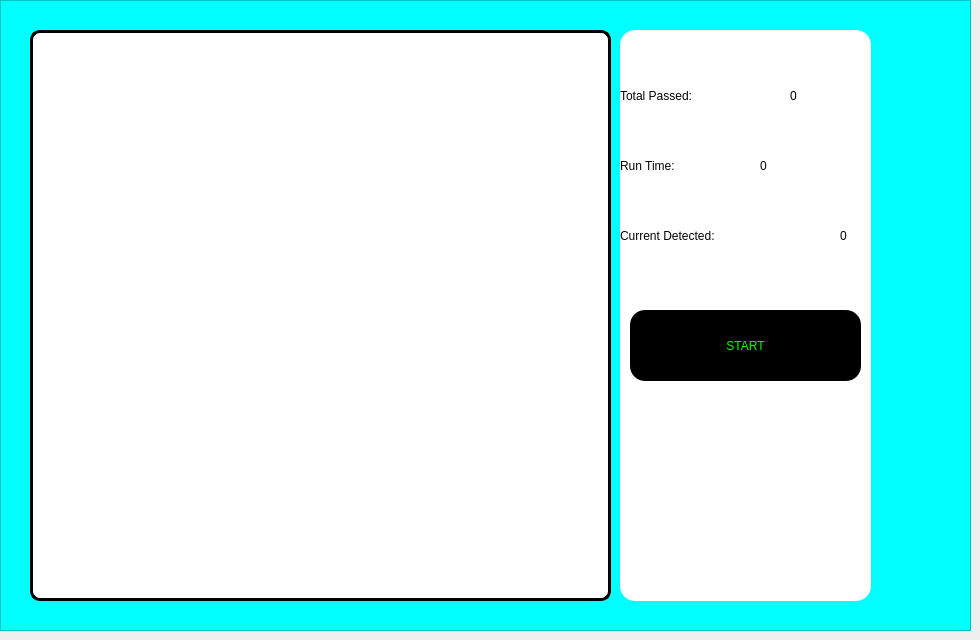
    <widget class="QWidget" name="page_2">
     <widget class="QFrame" name="frame_12">
      <property name="geometry">
       <rect>
        <x>0</x>
        <y>0</y>
        <width>971</width>
        <height>631</height>
       </rect>
      </property>
      <property name="font">
       <font>
        <family>Segoe UI</family>
        <pointsize>10</pointsize>
        <weight>50</weight>
        <italic>false</italic>
        <bold>false</bold>
       </font>
      </property>
      <property name="styleSheet">
       <string notr="true">background-color: rgb(0, 255, 255);</string>
      </property>
      <property name="frameShape">
       <enum>QFrame::StyledPanel</enum>
      </property>
      <property name="frameShadow">
       <enum>QFrame::Raised</enum>
      </property>
      <widget class="QFrame" name="frame_13">
       <property name="geometry">
        <rect>
         <x>30</x>
         <y>30</y>
         <width>581</width>
         <height>571</height>
        </rect>
       </property>
       <property name="styleSheet">
        <string notr="true">background-color: rgb(255, 255, 255);border-radius: 15px;</string>
       </property>
       <property name="frameShape">
        <enum>QFrame::StyledPanel</enum>
       </property>
       <property name="frameShadow">
        <enum>QFrame::Raised</enum>
       </property>
       <widget class="QLabel" name="label_3">
        <property name="geometry">
         <rect>
          <x>0</x>
          <y>0</y>
          <width>581</width>
          <height>571</height>
         </rect>
        </property>
        <property name="minimumSize">
         <size>
          <width>0</width>
          <height>151</height>
         </size>
        </property>
        <property name="styleSheet">
         <string notr="true">background-color: rgb(255, 255, 255); border-radius: 10px;
   border: 3px solid black;
</string>
        </property>
        <property name="text">
         <string/>
        </property>
        <property name="pixmap">
         <pixmap>../icons/6488645.png</pixmap>
        </property>
        <property name="alignment">
         <set>Qt::AlignCenter</set>
        </property>
       </widget>
      </widget>
      <widget class="QFrame" name="frame_14">
       <property name="geometry">
        <rect>
         <x>620</x>
         <y>30</y>
         <width>251</width>
         <height>571</height>
        </rect>
       </property>
       <property name="styleSheet">
        <string notr="true">background-color: rgb(255, 255, 255);border-radius: 15px;</string>
       </property>
       <property name="frameShape">
        <enum>QFrame::StyledPanel</enum>
       </property>
       <property name="frameShadow">
        <enum>QFrame::Raised</enum>
       </property>
       <widget class="QLabel" name="label_28">
        <property name="geometry">
         <rect>
          <x>0</x>
          <y>10</y>
          <width>181</width>
          <height>111</height>
         </rect>
        </property>
        <property name="styleSheet">
         <string notr="true">color: rgb(4, 4, 4);
font: 20pt &quot;Segoe UI Emoji&quot;;</string>
        </property>
        <property name="text">
         <string>Total Passed:</string>
        </property>
       </widget>
       <widget class="QLabel" name="label_32">
        <property name="geometry">
         <rect>
          <x>0</x>
          <y>80</y>
          <width>211</width>
          <height>111</height>
         </rect>
        </property>
        <property name="styleSheet">
         <string notr="true">color: rgb(4, 4, 4);
font: 20pt &quot;Segoe UI Emoji&quot;;</string>
        </property>
        <property name="text">
         <string>Run Time:</string>
        </property>
       </widget>
       <widget class="QLabel" name="label_run_time">
        <property name="geometry">
         <rect>
          <x>140</x>
          <y>110</y>
          <width>71</width>
          <height>51</height>
         </rect>
        </property>
        <property name="styleSheet">
         <string notr="true">color: rgb(0, 0, 0);
font: 20pt &quot;Segoe UI Emoji&quot;;</string>
        </property>
        <property name="text">
         <string>0</string>
        </property>
       </widget>
       <widget class="QLabel" name="label_total_customer2">
        <property name="geometry">
         <rect>
          <x>170</x>
          <y>40</y>
          <width>71</width>
          <height>51</height>
         </rect>
        </property>
        <property name="styleSheet">
         <string notr="true">color: rgb(0, 0, 0);
font: 20pt &quot;Segoe UI Emoji&quot;;</string>
        </property>
        <property name="text">
         <string>0</string>
        </property>
       </widget>
       <widget class="QLabel" name="current_detected">
        <property name="geometry">
         <rect>
          <x>0</x>
          <y>170</y>
          <width>211</width>
          <height>71</height>
         </rect>
        </property>
        <property name="styleSheet">
         <string notr="true">color: rgb(4, 4, 4);
font: 20pt &quot;Segoe UI Emoji&quot;;</string>
        </property>
        <property name="text">
         <string>Current Detected:</string>
        </property>
       </widget>
       <widget class="QLabel" name="currentcount">
        <property name="geometry">
         <rect>
          <x>220</x>
          <y>180</y>
          <width>31</width>
          <height>51</height>
         </rect>
        </property>
        <property name="styleSheet">
         <string notr="true">color: rgb(0, 0, 0);
font: 20pt &quot;Segoe UI Emoji&quot;;</string>
        </property>
        <property name="text">
         <string>0</string>
        </property>
       </widget>
       <widget class="QPushButton" name="pushButton">
        <property name="geometry">
         <rect>
          <x>10</x>
          <y>280</y>
          <width>231</width>
          <height>71</height>
         </rect>
        </property>
        <property name="styleSheet">
         <string notr="true">color: rgb(0, 255, 0);
background-color: rgb(0, 0, 0);

font: 87 48pt &quot;Segoe UI Black&quot;;



</string>
        </property>
        <property name="text">
         <string>START</string>
        </property>
       </widget>
      </widget>
     </widget>
    </widget>
